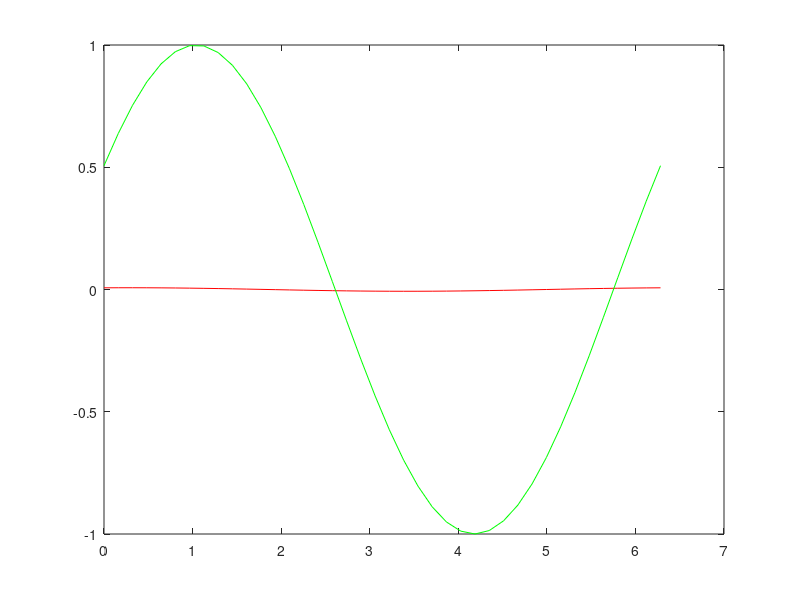

This figure's MATLAB source: (Note: this script raises an error after producing the figure.)
% Course: CFD Lab
% TU Muenchen, Summer term 2020
%
% This is the Matlab script for the unsteady 1D convection equation
%
% You must fill in the missing parts by yourself!
% Missing parts are marked by ???
%
% Author: Tianshi Sun, tianshi.sun@tum.de
% 
%
%--------------------------------------------------------------------------
%
% time integration of
%
%   d phi            d phi
%  ------- =  -U0 * -------
%    dt               dx
%
% 0 <= x <= 2pi
%
% periodic boundary condition
% phi(0) = phi(2pi)
%
% initial condition
% t = 0  ==>  phi = sin(x)
%
% Central difference scheme (CDS) for spatial discretization
% Implicit Euler scheme for time advancement
%
%--------------------------------------------------------------------------
%
% Clear all variables and plots.
format long;
clear all;
close all;
clc;
hold off;

%% Setting up the simulation

% Set convection velocity
U0 = 10.0;

% Discrete spacing in space
xend   = 2.0 * pi;
points = 40; 
dx     = xend / ( points - 1 );

% Grid with x locations:
x = 0.0 : dx : xend;

% Discrete spacing in time
% tstep = number of discrete timesteps
tsteps = 1000;
dt     = 0.01;
tend   = dt * tsteps;

% CFL Number
CFL = U0*dt/dx

% Initialise coefficient matrix A, constant vector b
% and solution vector phi
A   = zeros(points,points);
b   = zeros(points,1);
phi = zeros(points,1);

% Initialise the solution (initial condition)
% Loop over grid points in space:
for j = 1 : points
   phi(j) = sin(x(j));
end

% Store the solution for every timestep in phi_time
phi_time(1,:)=phi;

% Check initial field:
plot(x, phi, 'r');
hold on;
pause(3);

%% Calculation using Implicit Euler

% Compute coefficients of matrix A
 a_w = -U0*dt/(2*dx);
 a_p = 1;
 a_e = U0*dt/(2*dx);

% Implicit Euler:
%----------------
%
% Loop over timesteps:
for i = 1 : tsteps

  % Periodic boundary conditions at x=0:
   A(1,1) = a_p;
   A(1,2) = a_e;
   A(1,points-1) = a_w;
   b(1) = phi(1);

  % Loop over grid points in space:
  for j = 2 : points - 1

     A(j,j-1) = a_w;
     A(j,j) = a_p;
     A(j,j+1) = a_e;
     b(j) = phi(j);

  end

  % Periodic boundary conditions at x=2*pi:
   A(points,2) = a_e;
   A(points,points-1) = a_w;
   A(points,points) = a_p;
   b(points) = phi(points);

  % Solve the linear system of equations
  phi = A\b;

  % Add current solution to phi_time
  phi_time(i+1,:)=phi;

  % Analytical solution
   t=i*dt;
  for j = 1 : points
    phi_a(j) = sin(x(j)-U0*t);
    
  end

  % Plot transported wave for each timestep
  fg1=figure(1);
  plot(x, phi, 'r', x, phi_a, 'g');
  hold off;
  pause(0.001);

end

pause(2);
close(fg1);

%% Saving Plots

prompt = ['Type comma separated the number of time steps for which to save the figure. Range [0-' num2str(tsteps) ']'];
dlgtitle = 'Save';
dims = [1 50];
definput = {''};
answer = inputdlg(prompt,dlgtitle,dims,definput);
time= str2double(split(answer{1},','));

if answer ==""
    disp("Not plots will be saved")
else

    for i=1:length(time)
        if time(i) >tsteps || time(i)<0
            disp("You entered a wrong time step")
            break;
        else
            phi_analytical = sin(x-U0*dt*time(i));
            fh =figure();
            fh.WindowState = "maximized";
            plot(x,phi_time(time(i)+1,:),'r',x,phi_analytical,'g','LineWidth',2);
            set(gca, 'FontSize',15);
            xlabel('x');
            ylabel('\phi (x,t)');
            legend('Numerical solution','Analytical solution','Location','Southeast');
            title_str = "Implicit Euler, Time = " + time(i)*dt + " ,dt = " + dt + " ,Points = " + points;
            title(title_str);
            save_str = "Implicit_Timestep_" + time(i);
            print('-djpeg',save_str,'-r250');
        end

    end
end
